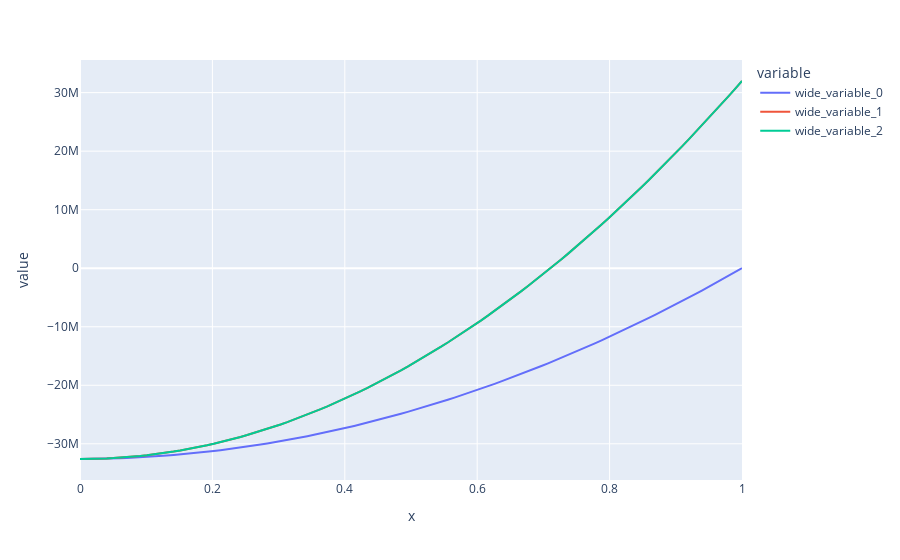

The cell this chart's notebook holds for it:
### Code cell
sol = linalg.solve(M, Rmat)

X = linspace(0, R, N)
Y1, Y2, Y3, Y4 = [], [], [], []

for i in range(1, N+1):
    r = i*dr
    contrainte = Tcontraintesi(sol, i, r)
    Y1.append(contrainte[0][0])
    Y2.append(contrainte[1][1])
    Y3.append(contrainte[2][2])
    
    Y4.append(deplacement(sol, i, r))

px.line(x = X, y = [Y1, Y2, Y3])
#px.line(x = X, y = Y4)
